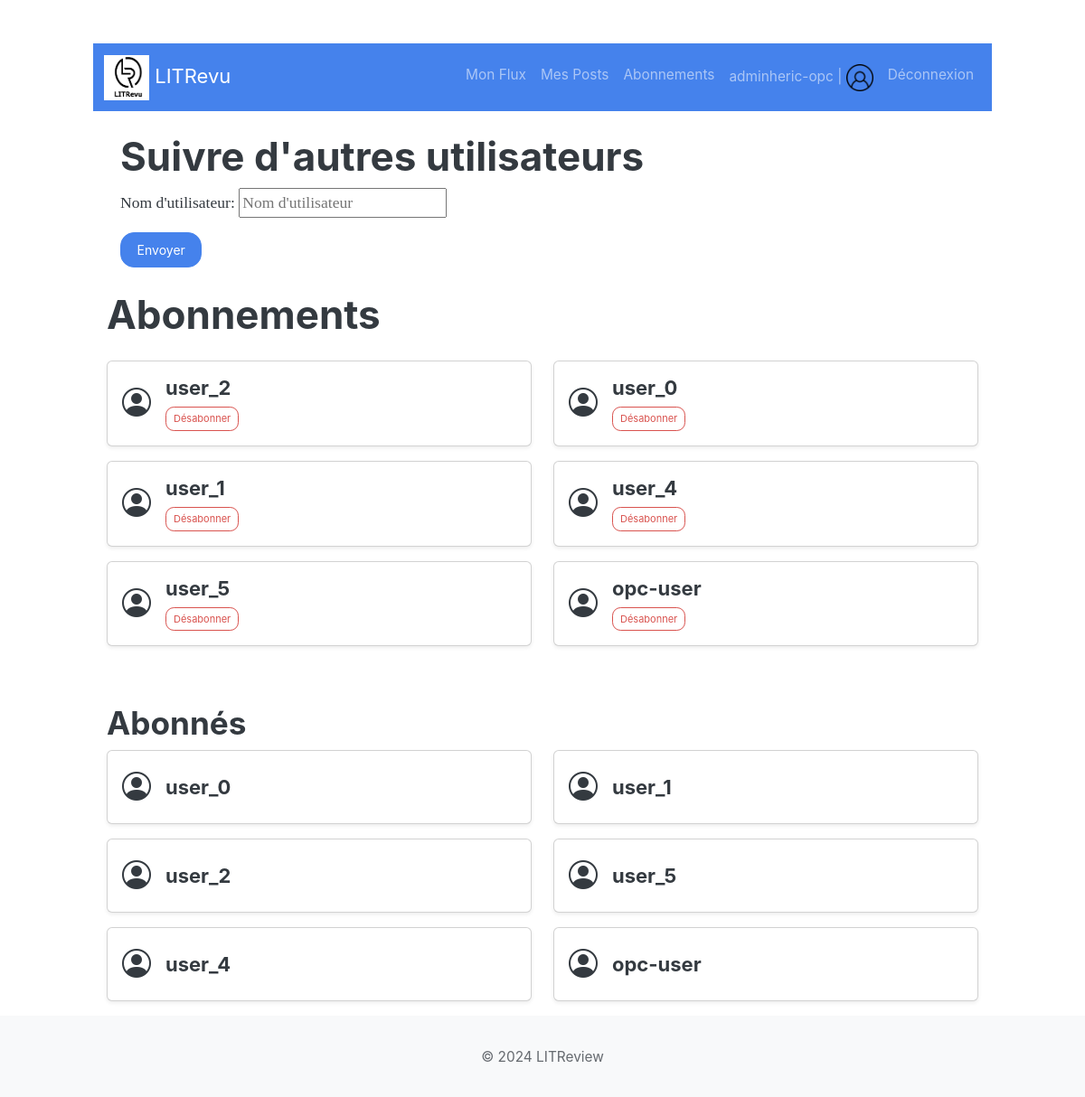
/feed/follows/ (signed in), run on the app's committed database.
### accounts/models.py (models this page shows)
class User(AbstractUser):
    pass

### feed/models.py (models this page shows)
class UserFollows(models.Model):
    user = models.ForeignKey(settings.AUTH_USER_MODEL, on_delete=models.CASCADE, related_name='following')
    followed_user = models.ForeignKey(settings.AUTH_USER_MODEL, on_delete=models.CASCADE, related_name='followed_by')
    class Meta:
        unique_together = ('user', 'followed_user')

### feed/views.py (the view, shortened to what this page needs)
# urls.py: path('follows/', UserFollowsCreateView.as_view(), name='follow_list'),
class UserFollowsCreateView(LoginRequiredMixin, ListView):
    model = UserFollows
    template_name = 'feed/user_follows.html'
    context_object_name = 'follows'
    def get_queryset(self):
        return UserFollows.objects.filter(user=self.request.user)
    def get_context_data(self, **kwargs):
        context = super().get_context_data(**kwargs)
        context['form'] = UserFollowForm()
        context['followers'] = UserFollows.objects.filter(followed_user=self.request.user)
        return context

### feed/forms.py (shortened to what this page needs)
class UserFollowForm(forms.Form):
    username = forms.CharField(label='Nom d\'utilisateur', max_length=150,
                               widget=forms.TextInput(attrs={'placeholder': 'Nom d\'utilisateur'}))

### feed/templates/feed/user_follows.html (shortened to what this page needs)
{% extends 'base.html' %}
{% block content %}
<div class="container mt-4">
    {% include 'feed/add_follow.html' with form=form %}
    <h1 class="mb-4">Abonnements</h1>
    <div class="row">
        {% for follow in follows %}
        <div class="col-md-6 mb-3">
            <div class="card shadow-sm">
                <div class="card-body d-flex align-items-center">
                    <i class="bi bi-person-circle me-3" style="font-size: 2rem;"></i>
                    <div>
                        <h5 class="card-title mb-0">{{ follow.followed_user.username }}</h5>
                        <a href="{% url 'feed:unfollow' follow.id %}" class="btn btn-sm btn-outline-danger mt-2">Désabonner</a>
                    </div>
                </div>
            </div>
        </div>
        {% empty %}
        <p class="text-muted">Aucun abonnement trouvé.</p>
        {% endfor %}
    </div>
    <h2 class="mt-5">Abonnés</h2>
    <div class="row">
        {% for follower in followers %}
        <div class="col-md-6 mb-3">
            <div class="card shadow-sm">
                <div class="card-body d-flex align-items-center">
                    <i class="bi bi-person-circle me-3" style="font-size: 2rem;"></i>
                    <div>
                        <h5 class="card-title mb-0">{{ follower.user.username }}</h5>
                    </div>
                </div>
            </div>
        </div>
        {% empty %}
        <p class="text-muted">Aucun abonné trouvé.</p>
        {% endfor %}
    </div>
</div>
{% endblock %}

### templates/base.html (shortened to what this page needs)
{% load static %}
<!DOCTYPE html>
<html lang="fr">
<head>
    <link href="https://cdnjs.cloudflare.com/ajax/libs/font-awesome/5.15.1/css/all.min.css" rel="stylesheet">
    <link href="https://cdn.jsdelivr.net/npm/bootswatch@5/dist/litera/bootstrap.min.css" rel="stylesheet">
    <link rel="stylesheet" href="https://cdn.jsdelivr.net/npm/bootstrap-icons/font/bootstrap-icons.css">
    <link rel="stylesheet" href="{% static 'css/styles.css' %}">
</head>
<body>
    <div class="container mt-5">
        <nav class="navbar navbar-expand-lg navbar-dark bg-primary">
            <div class="container-fluid">
                <a class="navbar-brand" href="{% url 'feed:feed' %}">
                    <img src="{% static 'images/logo.jpeg' %}" alt="Logo" width="50" height="50">
                    LITRevu
                </a>
                <div class="collapse navbar-collapse" id="navbarNav">
                    <ul class="navbar-nav ms-auto">
                        {% if user.is_authenticated %}
                        <li class="nav-item">
                            <a class="nav-link" href="{% url 'feed:feed' %}">Mon Flux</a>
                        </li>
                        <li class="nav-item">
                            <a class="nav-link" href="{% url 'feed:posts' %}">Mes Posts</a>
                        </li>
                        <li class="nav-item">
                            <a class="nav-link" href="{% url 'feed:follow_list' %}">Abonnements</a>
                        </li>
                        <li class="nav-item">
                            <a class="nav-link">
                                {{ user.username }} |
                                <img src="{% static 'images/avatar.png' %}" alt="Avatar" width="30" height="30">
                            </a>
                        </li>
                        <li class="nav-item">
                            <a class="nav-link" href="{% url 'accounts:logout' %}"> Déconnexion</a>
                        </li>
                        {% else %}
                        <li class="nav-item">
                            <a class="nav-link" href="{% url 'accounts:login' %}">Connexion</a>
                        </li>
                        {% endif %}
                    </ul>
                </div>
            </div>
        </nav>
        <main>
            {% block content %}{% endblock %}
        </main>
    </div>
</body>
<footer class="footer mt-auto py-3 bg-light">
    <div class="container text-center">
        <span class="text-muted">© 2024 LITReview</span>
    </div>
</footer>
</html>

### accounts/static/css/styles.css (style rules this page uses)
.container { max-width: 1024px; margin-right: auto; margin-left: auto; padding-right: 15px; padding-left: 15px; width: 100%; }
html, body { height: 100%; margin: 0; }
.footer { width: 100%; height: 90px; line-height: 60px; background-color: #f5f5f5; }

### data on the page
User: username "adminheric-opc"
UserFollows: followed_user.username "user_2"
UserFollows: followed_user.username "user_0"
UserFollows: followed_user.username "user_1"
UserFollows: followed_user.username "user_4"
UserFollows: followed_user.username "user_5"
UserFollows: followed_user.username "opc-user"
UserFollows: user.username "user_0"
UserFollows: user.username "user_1"
UserFollows: user.username "user_2"
UserFollows: user.username "user_5"
UserFollows: user.username "user_4"
UserFollows: user.username "opc-user"
